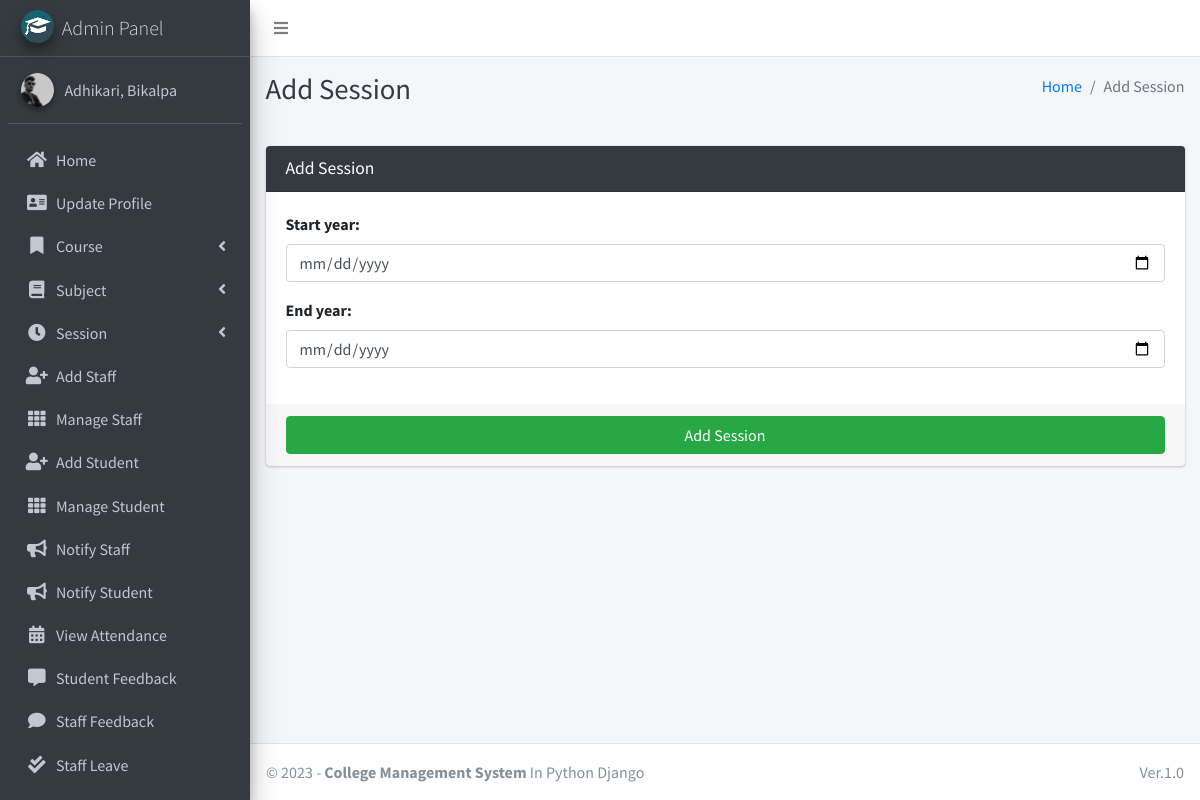
The page /add_session/ (signed in) on the database its author committed.
### main_app/models.py (models this page shows)
class CustomUser(AbstractUser):
    USER_TYPE = ((1, "HOD"), (2, "Staff"), (3, "Student"))
    GENDER = [("M", "Male"), ("F", "Female")]
    username = None  # Removed username, using email instead
    email = models.EmailField(unique=True)
    user_type = models.CharField(default=1, choices=USER_TYPE, max_length=1)
    gender = models.CharField(max_length=1, choices=GENDER)
    profile_pic = models.ImageField()
    address = models.TextField()
    fcm_token = models.TextField(default="")  # For firebase notifications
    created_at = models.DateTimeField(auto_now_add=True)
    updated_at = models.DateTimeField(auto_now=True)
    USERNAME_FIELD = "email"
    REQUIRED_FIELDS = []
    objects = CustomUserManager()
    def __str__(self):
        return self.last_name + ", " + self.first_name

### main_app/hod_views.py (the view, shortened to what this page needs)
# urls.py: path("add_session/", hod_views.add_session, name='add_session'),
def add_session(request):
    form = SessionForm(request.POST or None)
    context = {'form': form, 'page_title': 'Add Session'}
    return render(request, "hod_template/add_session_template.html", context)

### main_app/forms.py
class SessionForm(FormSettings):
    def __init__(self, *args, **kwargs):
        super(SessionForm, self).__init__(*args, **kwargs)
    class Meta:
        model = Session
        fields = '__all__'
        widgets = {
            'start_year': DateInput(attrs={'type': 'date'}),
            'end_year': DateInput(attrs={'type': 'date'}),
        }

### main_app/templates/hod_template/add_session_template.html
{% extends 'main_app/base.html' %}
{% load static %}
{% block page_title %}{{page_title}}{% endblock page_title %}
{% block content %}
<section class="content">
    <div class="container-fluid">
        <div class="row">
            <div class="col-md-12">
                <div class="card card-dark">
                    <div class="card-header">
                        <h3 class="card-title">{{page_title}}</h3>
                    </div>
                    {% include "main_app/form_template.html" with messages=messages  form=form button_text="Add Session"%}
                </div>
            </div>
        </div>
    </div>
</section>
{% endblock content %}

### main_app/templates/main_app/sidebar_template.html (shortened to what this page needs)
{% load static %}
<aside class="main-sidebar sidebar-dark-info elevation-4">
    {% if request.user.user_type == '1' %}
    <a href="{% url 'admin_home' %}" class="brand-link">
        <img src="{% static 'dist/img/cmsl.png' %} " alt="AdminLTE Logo"
            class="brand-image img-circle elevation-3" >
        <span class="brand-text font-weight-light">Admin Panel</span>
    </a>
    <div class="sidebar">
        <div class="user-panel mt-3 pb-3 mb-3 d-flex">
            <div class="image">
                <img src="{{ request.user.profile_pic}}" class="img-circle elevation-2" alt="User Image">
            </div>
            <div class="info">
                <a href="#" class="d-block">{{user}}</a>
            </div>
        </div>
        <nav class="mt-2">
            <ul class="nav nav-pills nav-sidebar flex-column" data-widget="treeview" role="menu" data-accordion="false">
                <li class="nav-item">
                    {% url 'admin_home' as admin_home %}
                    <a href="{{admin_home}}" class="nav-link {% if admin_home == request.path %} active {% endif %}">
                        <i class="nav-icon fas fa-home"></i>
                        <p>
                            Home
                        </p>
                    </a>
                </li>
                <li class="nav-item">
                    {% url 'admin_view_profile' as admin_view_profile %}
                    <a href="{{admin_view_profile}}"
                        class="nav-link {% if admin_view_profile == request.path %} active {% endif %}">
                        <i class="nav-icon fas fa-address-card"></i>
                        <p>
                            Update Profile
                        </p>
                    </a>
                </li>
                <li class="nav-item has-treeview">
                    <a href="#" class="nav-link">
                        <i class="nav-icon fas fa-bookmark"></i>
                        <p>
                            Course
                            <i class="fas fa-angle-left right"></i>
                        </p>
                    </a>
                </li>
                <li class="nav-item has-treeview">
                    <a href="#" class="nav-link">
                        <i class="nav-icon fas fa-book"></i>
                        <p>
                            Subject
                            <i class="fas fa-angle-left right"></i>
                        </p>
                    </a>
                </li>
                <li class="nav-item has-treeview">
                    <a href="#" class="nav-link">
                        <i class="nav-icon fas fa-clock"></i>
                        <p>
                            Session
                            <i class="fas fa-angle-left right"></i>
                        </p>
                    </a>
                </li>
                <li class="nav-item">
                    {% url 'add_staff' as add_staff %}
                    <a href="{{add_staff}}" class="nav-link {% if add_staff == request.path %} active {% endif %}">
                        <i class="nav-icon fas fa-user-plus"></i>
                        <p>
                            Add Staff
                        </p>
                    </a>
                </li>
                <li class="nav-item">
                    {% url 'manage_staff' as manage_staff %}
                    {% url 'edit_staff' staff_id as edit_staff %}
                    <a href="{{manage_staff}}"
                        class="nav-link {% if manage_staff == request.path or request.path == edit_staff %} active {% endif %}">
                        <i class="nav-icon fas fa-th"></i>
                        <p>
                            Manage Staff
                        </p>
                    </a>
                </li>
                <li class="nav-item">
                    {% url 'add_student' as add_student%}
                    <a href="{{add_student}}" class="nav-link  {% if add_student == request.path %} active {% endif %}">
                        <i class="nav-icon fas fa-user-plus"></i>
                        <p>
                            Add Student
                        </p>
                    </a>
                </li>
                <li class="nav-item">
                    {% url 'manage_student' as manage_student %}
                    {% url 'edit_student' student_id as edit_student %}
                    <a href="{{manage_student}}"
                        class="nav-link  {% if edit_student == request.path or manage_student == request.path %} active {% endif %}">
                        <i class="nav-icon fas fa-th"></i>
                        <p>
                            Manage Student
                        </p>
                    </a>
                </li>
                <li class="nav-item">
                    {% url 'admin_notify_staff' as admin_notify_staff %}
                    <a href="{{admin_notify_staff}}"
                        class="nav-link {% if admin_notify_staff == request.path %} active {% endif %}">
                        <i class="nav-icon fas fa-bullhorn"></i>
                        <p>
                            Notify Staff
                        </p>
                    </a>
                </li>
                <li class="nav-item">
                    {% url 'admin_notify_student' as admin_notify_student %}
                    <a href="{{admin_notify_student}}"
                        class="nav-link {% if admin_notify_student == request.path %} active {% endif %}">
                        <i class="nav-icon fas fa-bullhorn"></i>
                        <p>
                            Notify Student
                        </p>
                    </a>
                </li>
                <li class="nav-item">
                    {% url 'admin_view_attendance' as admin_view_attendance %}
                <li class="nav-item">
                    <a href="{{admin_view_attendance}}"
                        class="nav-link  {% if admin_view_attendance == request.path %} active {% endif %}">
                        <i class="nav-icon fas fa-calendar-alt"></i>
                        <p>
                            View Attendance
                        </p>
                    </a>
                </li>
                <li class="nav-item">
                    {% url 'student_feedback_message' as student_feedback_message %}
                    <a href="{{ student_feedback_message }}"
                        class="nav-link  {% if student_feedback_message == request.path %} active {% endif %}">
                        <i class="nav-icon fas fa-comment-alt"></i>
                        <p>
                            Student Feedback
                        </p>
                    </a>
                </li>
                <li class="nav-item">
                    {% url 'staff_feedback_message' as staff_feedback_message %}
                    <a href="{{staff_feedback_message}}"
                        class="nav-link   {% if staff_feedback_message == request.path %} active {% endif %}">
                        <i class="nav-icon fas fa-comment"></i>
                        <p>
                            Staff Feedback
                        </p>
                    </a>
                </li>
                <li class="nav-item">
                    {% url 'view_staff_leave' as view_staff_leave %}
                    <a href="{{view_staff_leave}}"
                        class="nav-link  {% if view_staff_leave == request.path %} active {% endif %}">
                        <i class="nav-icon fas fa-check-double"></i>
                        <p>
                            Staff Leave
                        </p>
                    </a>
                </li>
                <li class="nav-item">
                    {% url 'view_student_leave' as view_student_leave %}
                    <a href="{% url 'view_student_leave' %}"
                        class="nav-link  {% if view_student_leave == request.path %} active {% endif %}">
                    </a>
                </li>
                                        {% endif %}
                                    </ul>
                                </nav>
                            </div>
</aside>

### rows shown on the page
CustomUser: user.profile_pic (picture), last_name+first_name "Adhikari, Bikalpa"

### other values the page prints
{{ page_title }} "Add Session"
{{ field.label_tag }} "Start year:" "End year:"
{{ button_text }} "Add Session"
